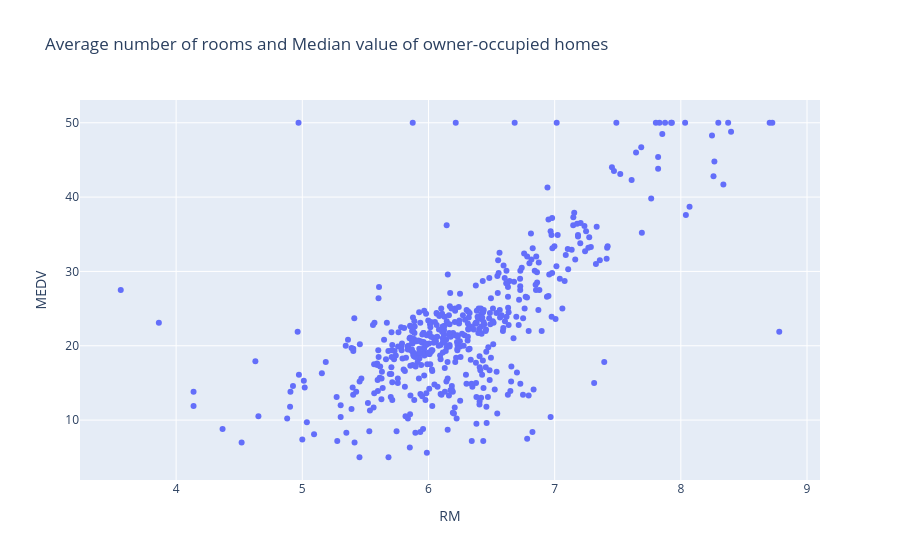

Notebook source saved alongside this figure:
### Code cell
# Visualize the data. Create scatter plots to see the relationship between independent features and the target variable.
# Example: Use `plt.scatter()` to visualize the relationship between features like 'RM' (average number of rooms) and the target ('MEDV').

fig = px.scatter(
    boston_df, 
    x="RM",
    y="MEDV",
    title="Average number of rooms and Median value of owner-occupied homes")

fig.show()

### Figure 1 — Plotly figure (JSON) as saved in the notebook; plotly's stock layout.template omitted (floating-point values rounded to 4 significant figures; data arrays with more than 128 entries replaced by an {"elided": "..."} marker saying what was removed)
{"data": [{"hovertemplate": "RM=%{x}<br>MEDV=%{y}<extra></extra>", "legendgroup": "", "marker": {"color": "#636efa", "symbol": "circle"}, "mode": "markers", "name": "", "orientation": "v", "showlegend": false, "type": "scatter", "x": {"elided": "506 float values"}, "xaxis": "x", "y": {"elided": "506 float values"}, "yaxis": "y"}], "layout": {"legend": {"tracegroupgap": 0}, "title": {"text": "Average number of rooms and Median value of owner-occupied homes"}, "xaxis": {"anchor": "y", "domain": [0, 1], "title": {"text": "RM"}}, "yaxis": {"anchor": "x", "domain": [0, 1], "title": {"text": "MEDV"}}}}
